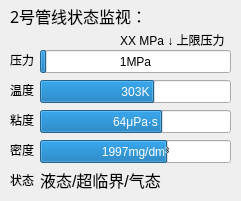
   <widget class="QWidget" name="widget_Pipeline_2" native="true">
    <property name="geometry">
     <rect>
      <x>510</x>
      <y>10</y>
      <width>241</width>
      <height>201</height>
     </rect>
    </property>
    <widget class="QLabel" name="label_9">
     <property name="geometry">
      <rect>
       <x>10</x>
       <y>80</y>
       <width>31</width>
       <height>20</height>
      </rect>
     </property>
     <property name="text">
      <string>温度</string>
     </property>
    </widget>
    <widget class="QProgressBar" name="Pressure_progressBar_2">
     <property name="geometry">
      <rect>
       <x>40</x>
       <y>50</y>
       <width>191</width>
       <height>23</height>
      </rect>
     </property>
     <property name="styleSheet">
      <string notr="true"/>
     </property>
     <property name="maximum">
      <number>30</number>
     </property>
     <property name="value">
      <number>1</number>
     </property>
     <property name="format">
      <string>%vMPa</string>
     </property>
    </widget>
    <widget class="QProgressBar" name="Temperature_progressBar_2">
     <property name="geometry">
      <rect>
       <x>40</x>
       <y>80</y>
       <width>191</width>
       <height>23</height>
      </rect>
     </property>
     <property name="styleSheet">
      <string notr="true"/>
     </property>
     <property name="minimum">
      <number>273</number>
     </property>
     <property name="maximum">
      <number>323</number>
     </property>
     <property name="value">
      <number>303</number>
     </property>
     <property name="format">
      <string>%vK</string>
     </property>
    </widget>
    <widget class="QLabel" name="label_2">
     <property name="geometry">
      <rect>
       <x>10</x>
       <y>50</y>
       <width>31</width>
       <height>20</height>
      </rect>
     </property>
     <property name="text">
      <string>压力</string>
     </property>
    </widget>
    <widget class="QLabel" name="label_4">
     <property name="geometry">
      <rect>
       <x>120</x>
       <y>30</y>
       <width>111</width>
       <height>20</height>
      </rect>
     </property>
     <property name="layoutDirection">
      <enum>Qt::LeftToRight</enum>
     </property>
     <property name="text">
      <string>XX MPa ↓ 上限压力</string>
     </property>
    </widget>
    <widget class="QLabel" name="label_16">
     <property name="geometry">
      <rect>
       <x>10</x>
       <y>0</y>
       <width>221</width>
       <height>31</height>
      </rect>
     </property>
     <property name="font">
      <font>
       <family>华文细黑</family>
       <pointsize>12</pointsize>
      </font>
     </property>
     <property name="text">
      <string>2号管线状态监视：</string>
     </property>
    </widget>
    <widget class="QProgressBar" name="Viscosity_progressBar_2">
     <property name="geometry">
      <rect>
       <x>40</x>
       <y>110</y>
       <width>191</width>
       <height>23</height>
      </rect>
     </property>
     <property name="styleSheet">
      <string notr="true"/>
     </property>
     <property name="value">
      <number>64</number>
     </property>
     <property name="format">
      <string>%vμPa·s</string>
     </property>
    </widget>
    <widget class="QLabel" name="label_24">
     <property name="geometry">
      <rect>
       <x>10</x>
       <y>110</y>
       <width>31</width>
       <height>20</height>
      </rect>
     </property>
     <property name="text">
      <string>粘度</string>
     </property>
    </widget>
    <widget class="QProgressBar" name="Density_progressBar_2">
     <property name="geometry">
      <rect>
       <x>40</x>
       <y>140</y>
       <width>191</width>
       <height>23</height>
      </rect>
     </property>
     <property name="styleSheet">
      <string notr="true"/>
     </property>
     <property name="minimum">
      <number>0</number>
     </property>
     <property name="maximum">
      <number>3000</number>
     </property>
     <property name="value">
      <number>1997</number>
     </property>
     <property name="format">
      <string>%vmg/dm³</string>
     </property>
    </widget>
    <widget class="QLabel" name="label_25">
     <property name="geometry">
      <rect>
       <x>10</x>
       <y>140</y>
       <width>31</width>
       <height>20</height>
      </rect>
     </property>
     <property name="text">
      <string>密度</string>
     </property>
    </widget>
    <widget class="QLabel" name="label_26">
     <property name="geometry">
      <rect>
       <x>10</x>
       <y>170</y>
       <width>31</width>
       <height>20</height>
      </rect>
     </property>
     <property name="text">
      <string>状态</string>
     </property>
    </widget>
    <widget class="QLabel" name="Status_label_2">
     <property name="geometry">
      <rect>
       <x>40</x>
       <y>170</y>
       <width>131</width>
       <height>20</height>
      </rect>
     </property>
     <property name="font">
      <font>
       <pointsize>12</pointsize>
      </font>
     </property>
     <property name="text">
      <string>液态/超临界/气态</string>
     </property>
    </widget>
   </widget>
